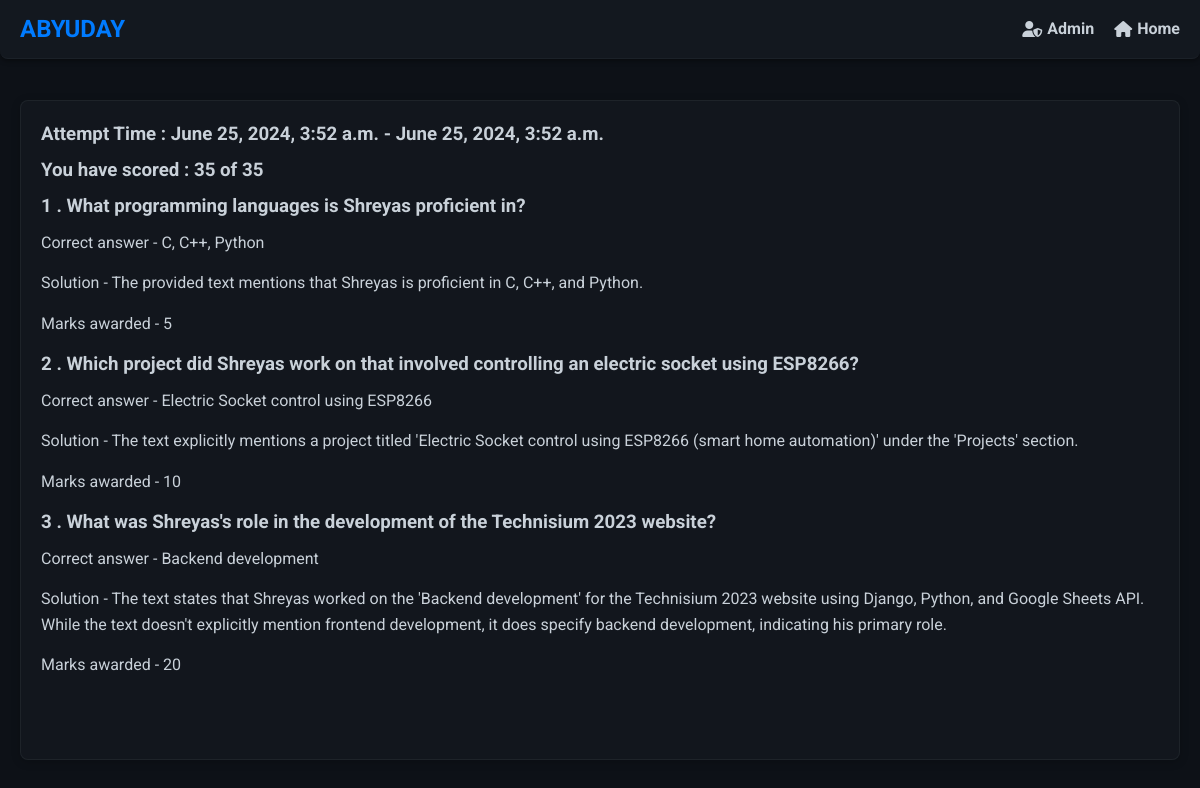
/preview-test/2/student/1/, run on the app's committed database.
### firstapp/models.py (models this page shows, shortened)
class TestAttempt(models.Model):
    student=models.ForeignKey(Students,related_name='test_history',on_delete=models.CASCADE)
    test=models.ForeignKey(Test,related_name='test',on_delete=models.CASCADE)
    Submitted_data=models.JSONField(null=True, default=dict)
    test_marks=models.PositiveBigIntegerField(default=0)
    attempt_start=models.DateTimeField()
    attempt_end=models.DateTimeField(blank=True, null=True)
    class Meta:
        unique_together = ('student' , 'test')

### firstapp/views.py (the view)
# urls.py: path('preview-test/<int:id>/student/<int:stud_id>/',views.preview_test,name='preview-test'),
def preview_test(request,id,stud_id):
    student,_=Students.objects.get_or_create(id=stud_id)
    test_master=Test.objects.get(id=id)
    test=TestAttempt.objects.get(student_id=student.id,test_id=id)
    print(test.Submitted_data)
    return render(
        request,
        'firstapp/result_page.html',
        {
            'marks_obtained':test.test_marks,
            'total_marks': test_master.test_total_marks,
            'questions':test.Submitted_data,
            'preview':None,
            'student_pk':student.name.pk,
            'start_time':test.attempt_start,
            'end_time':test.attempt_end,
            'test_mode':'one'
        }
    )

### firstapp/templatetags/firstapp_extras.py (called while the page is built)
@register.filter
def compareTwo(value,arg):
    if value==arg:
        return True
    return False

### firstapp/templates/firstapp/result_page.html
{% extends 'firstapp/base.html' %}
        {% load firstapp_extras %}
        {% block body_block %}
        {% if test_mode|compareTwo:'one' %}
        <h3>Attempt Time : {{start_time}} - {{end_time}}</h3>
        {%endif%}
        <h3>You have scored : {{marks_obtained}} of {{total_marks}}</h3>
        {% for question in questions %}
            <h3>{{ question.id }} . {{ question.question }}</h3>
            {% if question.answer_given|compareTwo:'incorrect' %}
                <p>Wrong answer given - {{ question.answer_given_value }}</p>
                <p>Correct answer - {{ question.correct_answer }}</p>
                <p>Solution - {{ question.solution }}</p>
                <p>Marks awarded - 0</p>
            {% else %}
                <p>Correct answer - {{ question.correct_answer }}</p>
                <p>Solution - {{ question.solution }}</p>
                <p>Marks awarded - {{ question.marks }}</p>
            {% endif %}
        {% endfor %}
{% endblock %}

### firstapp/templates/firstapp/base.html (style rules this page uses)
:root { --primary-color: #007bff; --secondary-color: #0056b3; --background-color: #0d1117; --text-color: #c9d1d9; --navbar-bg: rgba(22, 27, 34, 0.8); --navbar-border: rgba(48, 54, 61, 0.3); --shadow-color: rgba(0, 0, 0, 0.4); --radius: 8px; --transition-speed: 0.3s; --hover-bg-color: rgba(33, 38, 45, 0.8); --button-bg-color: rgba(33, 150, 243, 0.7); --button-hover-bg-color: rgba(25, 118, 210, 0.7); --max-width: 1500px; --glass-bg-color: rgba(22, 27, 34, 0.6); --glass-border: rgba(48, 54, 61, 0.4); --glass-shadow: rgba(0, 0, 0, 0.2); }
* { box-sizing: border-box; margin: 0; padding: 0; }
body { font-family: "Roboto", sans-serif; background: var(--background-color); color: var(--text-color); display: flex; flex-direction: column; min-height: 100vh; line-height: 1.6; scroll-behavior: smooth; }
h1, h2, h3 { color: var(--text-color); margin-bottom: 10px; line-height: 1.4; }
p { margin-bottom: 15px; }

### data on the page
TestAttempt: attempt_start "June 25, 2024, 3:52 a.m.", attempt_end "June 25, 2024, 3:52 a.m."

### other printed values
{{ marks_obtained }} "35"
{{ total_marks }} "35"
{{ question.id }} "1" "2" "3"
{{ question.question }} "What programming languages is Shreyas proficient in?" "Which project did Shreyas work on that involved controlling an electric socket using ESP8266?" "What was Shreyas's role in the development of the Technisium 2023 website?"
{{ question.correct_answer }} "C, C++, Python" "Electric Socket control using ESP8266" "Backend development"
{{ question.solution }} "The provided text mentions that Shreyas is proficient in C, C++, and Python." "The text explicitly mentions a project titled 'Electric Socket control using ESP8266 (smart home automation)' under the 'Projects' section."
{{ question.marks }} "5" "10" "20"
